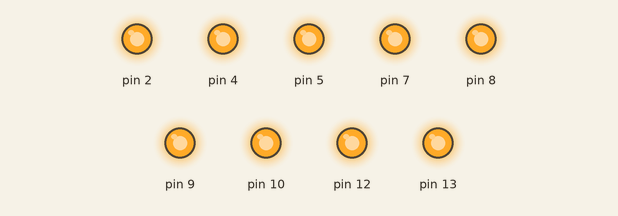
A sketch run on a simulated Arduino Uno, built with avr-gcc and run on an emulated ATmega328P. Parts: output pins drawn as LEDs (lit = HIGH).

Above: at 0.1 s.
At 2.7 s:
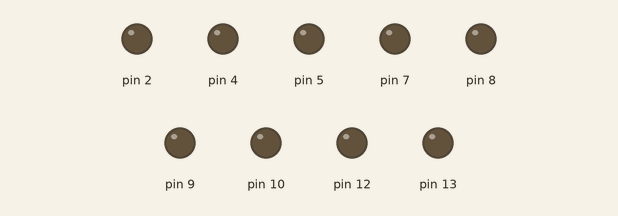
Timing chart, 0 to 3.0 s (numbered marks = the images above):
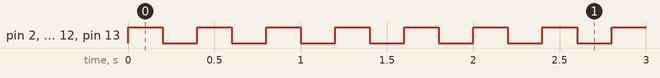

Measured:
- by itself, pin 2, pin 4, pin 5, pin 7–10, pin 12, pin 13: alternates HIGH for 0.20 s and LOW for 0.20 s

The sketch:

sketch_feb13c.ino
```cpp
void setup() {
  // put your setup code here, to run once:
  pinMode(12,OUTPUT);
  pinMode(8,OUTPUT);
  pinMode(13,OUTPUT);
  pinMode(7,OUTPUT);
  pinMode(4,OUTPUT);
  pinMode(2,OUTPUT);
  pinMode(10,OUTPUT);
  pinMode(5,OUTPUT);
  pinMode(9,OUTPUT);


}

void loop() {
  // put your main code here, to run repeatedly:
  digitalWrite(12,HIGH);
  digitalWrite(8,HIGH);
  digitalWrite(13,HIGH);
  digitalWrite(7,HIGH);
  digitalWrite(4,HIGH);
  digitalWrite(2,HIGH);
  digitalWrite(10,HIGH);
  digitalWrite(5,HIGH);
  digitalWrite(9,HIGH);
  delay(200);
  digitalWrite(12,LOW);
  digitalWrite(8,LOW);
  digitalWrite(13,LOW);
  digitalWrite(7,LOW);
  digitalWrite(4,LOW);
  digitalWrite(2,LOW);
  digitalWrite(10,LOW);
  digitalWrite(5,LOW);
  digitalWrite(9,LOW);
  delay(200);

}
```
